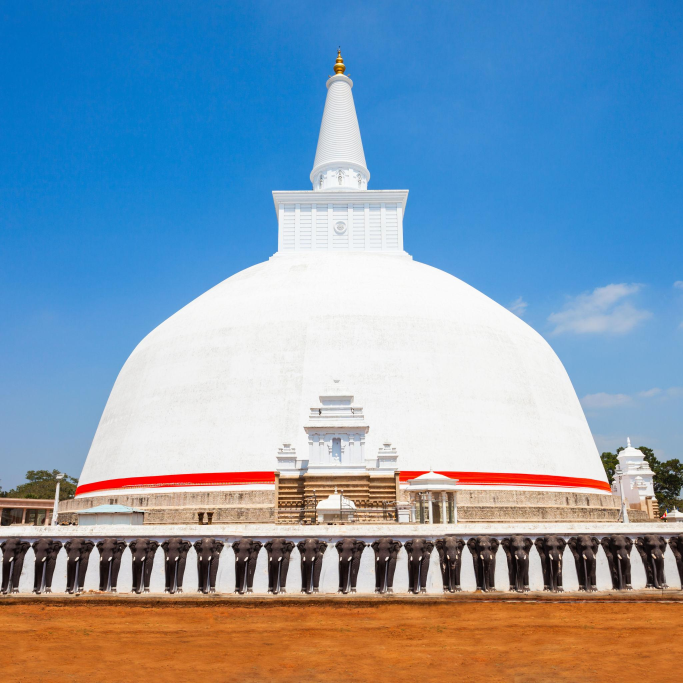
#> input picture assets/source/ruwanwelisaya.jpg, 2048 x 2048 px (shown at 1/3 size)
$ python build_textures.py
#> lines starting #> are read from the running program, lines starting #| are printed output that depends on the picture
#!/usr/bin/env python3
"""
build_textures.py
=================
Derives every texture map used by the 3D model from the single uploaded
photograph of the Ruwanwelisaya Maha Seya (assets/source/ruwanwelisaya.jpg).

Each material of the model gets a crop of the photograph that actually shows
that material, made tileable (mirror cross-fade of the opposite edges) and
resampled.  Nothing is downloaded: the photograph *is* the texture source.

    python3 tools/build_textures.py

Requires: numpy, pillow.  Writes to public/textures/ and a QA contact sheet.
"""

from __future__ import annotations

from pathlib import Path

import numpy as np
from PIL import Image

ROOT = Path(__file__).resolve().parents[1]
SRC = ROOT / "assets" / "source" / "ruwanwelisaya.jpg"
OUT = ROOT / "public" / "textures"
PREVIEW = ROOT / "assets" / "texture-preview.jpg"


# ----------------------------------------------------------------------------
# helpers
# ----------------------------------------------------------------------------


def load() -> Image.Image:
    return Image.open(SRC).convert("RGB")


def crop(im: Image.Image, box, size=None) -> Image.Image:
    out = im.crop(box)
    if size:
        out = out.resize(size, Image.LANCZOS)
    return out


def make_seamless(im: Image.Image, feather: int | None = None) -> Image.Image:
    """Cross-fade the image with its own mirrored copy along both axes so the
    result tiles without a visible seam while keeping the source statistics."""
    a = np.asarray(im, dtype=np.float32) / 255.0
    h, w = a.shape[:2]
    f = feather or max(8, min(h, w) // 8)

    def axis_blend(arr, f, axis):
        n = arr.shape[axis]
        f = min(f, n // 2)
        t = np.linspace(0.0, 1.0, f, dtype=np.float32)
        t = 0.5 - 0.5 * np.cos(np.pi * t)  # smooth ramp 0 -> 1
        flipped = np.flip(arr, axis=axis).copy()
        for i in range(f):
            near = [slice(None)] * arr.ndim
            far = [slice(None)] * arr.ndim
            near[axis] = i
            far[axis] = n - 1 - i
            wgt = t[i]
            arr[tuple(near)] = arr[tuple(near)] * wgt + flipped[tuple(near)] * (1 - wgt)
            arr[tuple(far)] = arr[tuple(far)] * wgt + flipped[tuple(far)] * (1 - wgt)
        return arr

    a = axis_blend(a, f, axis=1)
    a = axis_blend(a, f, axis=0)
    return Image.fromarray(np.clip(a * 255.0, 0, 255).astype(np.uint8))


def box_blur(a: np.ndarray, k: int) -> np.ndarray:
    """Fast square box blur (integral-image) on (h, w) or (h, w, c) arrays."""
    if k <= 0:
        return a
    if a.ndim == 3:
        return np.dstack([box_blur(a[:, :, c], k) for c in range(a.shape[2])])
    pad = np.pad(a.astype(np.float64), k, mode="edge")
    ii = pad.cumsum(axis=0).cumsum(axis=1)
    ii = np.pad(ii, ((1, 0), (1, 0)))
    win = 2 * k + 1
    total = ii[win:, win:] - ii[:-win, win:] - ii[win:, :-win] + ii[:-win, :-win]
    return (total / (win * win)).astype(np.float32)


def height_map(im: Image.Image, lo=0.0, hi=1.0, blur=1) -> Image.Image:
    a = np.asarray(im.convert("L"), dtype=np.float32) / 255.0
    a = box_blur(a, blur)
    a = np.clip((a - a.min()) / max(1e-6, a.max() - a.min()), 0, 1)
    return Image.fromarray((np.clip(lo + a * (hi - lo), 0, 1) * 255).astype(np.uint8))


def resize_tile(im: Image.Image, size) -> Image.Image:
    return im.resize(size, Image.LANCZOS)


def recolour(im: Image.Image, tint, strength=1.0) -> Image.Image:
    a = np.asarray(im, dtype=np.float32)
    mean = a.reshape(-1, 3).mean(axis=0)
    tint = np.array(tint, dtype=np.float32)
    return Image.fromarray(np.clip(a * (tint / np.maximum(mean, 1e-3)) ** strength, 0, 255).astype(np.uint8))


def flatten_tileable(im: Image.Image, base_rgb=(246, 246, 244), grain: float = 4.0,
                     contrast: float = 1.8) -> Image.Image:
    """Frequency-separated tileable surface.

    The source crop carries a slow lighting gradient (the curving dome falls off
    toward its shoulders).  A gradient cannot tile -- only the fine grain can.
    So: keep the high-frequency plaster detail, make *that* seamless, and lay it
    over a flat base colour.
    """
    a = np.asarray(im, dtype=np.float32) / 255.0
    k = max(5, im.width // 6)
    low = np.dstack([box_blur(a[:, :, c], k) for c in range(3)])
    high = (a - low) * grain                      # amplify the grain to 0..1 range
    hi_img = Image.fromarray(
        np.clip((0.5 + high) * 255.0, 0, 255).astype(np.uint8)
    )
    seamless = make_seamless(hi_img, feather=max(8, im.width // 10))
    hi = (np.asarray(seamless, dtype=np.float32) / 255.0 - 0.5) / grain
    base = np.array(base_rgb, dtype=np.float32) / 255.0
    out = base[None, None, :] * (1.0 + hi * contrast)
    return Image.fromarray(np.clip(out * 255.0, 0, 255).astype(np.uint8))


def replace_sky(im: Image.Image, fill=None) -> Image.Image:
    """Replace blue-sky pixels (used on the gold finial crop) with gold."""
    a = np.asarray(im, dtype=np.float32).copy()
    R, G, B = a[:, :, 0], a[:, :, 1], a[:, :, 2]
    sky = (B > R + 4) & (B > 90)
    good = ~sky
    fill = a[good].mean(axis=0) if fill is None else np.array(fill, dtype=np.float32)
    a[sky] = fill
    # soften the seam
    glow = box_blur(sky.astype(np.float32), 2)
    a = a * (1 - 0.55 * glow[..., None]) + fill * (0.55 * glow[..., None])
    return Image.fromarray(np.clip(a, 0, 255).astype(np.uint8))


def relief_rgba(im: Image.Image, bright=168.0) -> Image.Image:
    """Cut the white plaster wall out from behind the basalt elephant reliefs.

    The background is flood-filled inward from the image border, so bright
    *interior* details of the relief — the white tusks — stay opaque.
    """
    a = np.asarray(im.convert("RGB"), dtype=np.float32)
    lum = a[:, :, 0] * 0.299 + a[:, :, 1] * 0.587 + a[:, :, 2] * 0.114
    bright_mask = lum > bright
    h, w = bright_mask.shape
    bg = np.zeros_like(bright_mask)
    stack = [(0, x) for x in range(w)] + [(h - 1, x) for x in range(w)]
    stack += [(y, 0) for y in range(h)] + [(y, w - 1) for y in range(h)]
    while stack:
        y, x = stack.pop()
        if y < 0 or x < 0 or y >= h or x >= w:
            continue
        if bg[y, x] or not bright_mask[y, x]:
            continue
        bg[y, x] = True
        stack.extend(((y + 1, x), (y - 1, x), (y, x + 1), (y, x - 1)))
    alpha = np.where(bg, 0.0, 1.0)
    # feather the silhouette
    alpha = np.minimum(alpha, np.clip((bright + 6 - lum) / 24.0, 0, 1))
    alpha[bg] = 0.0
    alpha = box_blur(alpha, 1)
    return Image.fromarray(np.dstack([a, alpha * 255.0]).astype(np.uint8), mode="RGBA")


# ----------------------------------------------------------------------------
# crops from the 2048x2048 photograph
# ----------------------------------------------------------------------------

DOME_BOX = (620, 900, 1000, 1240)      # clean whitewashed dome, no stripe
ELEPHANT_BOX = (100, 1619, 190, 1786)  # one basalt elephant relief, head to plinth
STONE_BOX = (500, 1467, 644, 1513)     # one clean brick course of the weathered base
SAND_BOX = (200, 1820, 1200, 2000)     # ochre courtyard sand
RED_BOX = (330, 1424, 700, 1452)       # red kasaya cloth band
FRINGE_BOX = (300, 1448, 700, 1472)    # gold fringe along the band's lower edge
HARMIKA_BOX = (840, 620, 1202, 748)    # fluted face of the deva-kuti (harmika)
GOLD_BOX = (988, 186, 1056, 262)       # gilded finial
PEOPLE_BOX = (1060, 1478, 1180, 1522)  # robed devotees on the terrace
SPIRE_BOX = (960, 268, 1090, 560)      # ribbed conical spire


def main() -> None:
    OUT.mkdir(parents=True, exist_ok=True)
    src = load()
#> in load, returned value is the input picture: PIL image 2048x2048 RGB; mean R, G, B 130.2, 155.1, 177.2
    stats = {}

    # ---- 1. whitewashed dome ---------------------------------------------
    dome = flatten_tileable(crop(src, DOME_BOX, (1024, 1024)), grain=5.5, contrast=0.35)
#> in box_blur, `ii = pad.cumsum(axis=0).cumsum(axis=1)`:
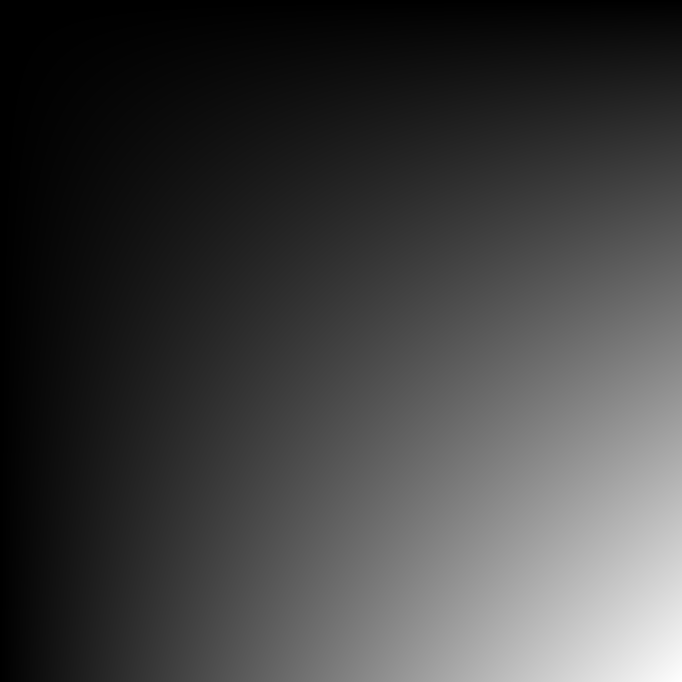
#> ii: shape (1364, 1364) float64 (shown at 1/2 size); min 0.969, max 1761045.3, mean 445670; drawn with min black and max white
#> in flatten_tileable, `high = (a - low) * grain`:
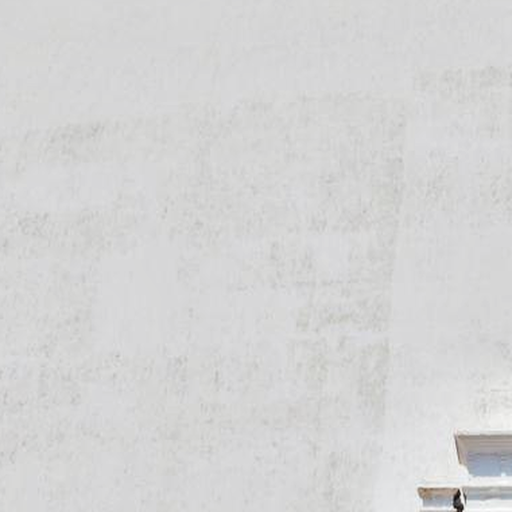
#> high: shape (1024, 1024, 3) float32 (shown at 1/2 size); mean R, G, B -0.00102, -0.00096, -0.000749; drawn with min black and max white
#> call 2 of axis_blend, with f = 102, axis = 0
#> after the loop in axis_blend (call 2), `for i in range(f):`:
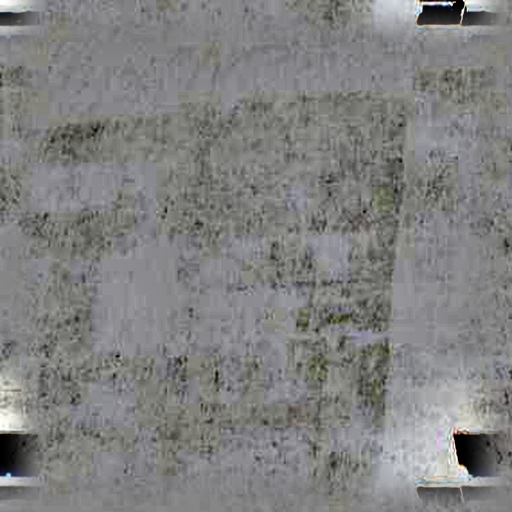
#> arr: shape (1024, 1024, 3) float32 (shown at 1/2 size); mean R, G, B 0.504, 0.505, 0.505
#> in flatten_tileable, `base = np.array(base_rgb, dtype=np.float32) / 255.0`: base = [0.965, 0.965, 0.957]
    dome.save(OUT / "dome_white.jpg", quality=92)
    h = height_map(dome, lo=0.45, hi=1.0, blur=2)
#> in height_map, `return Image.fromarray((np.clip(lo + a * (hi - lo), 0, 1) * 255).astyp..`:
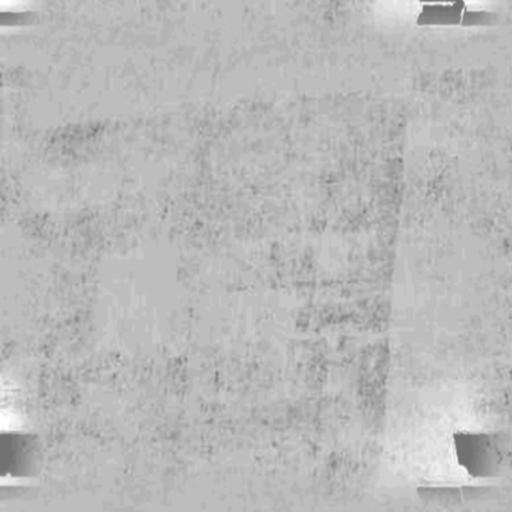
#> returned value: PIL image 1024x1024 L (shown at 1/2 size); min 114, max 255, mean 184.9
    h.save(OUT / "dome_white_bump.jpg", quality=86)
    stats["dome_white"] = dome.size

    # ---- 2. red kasaya band ---------------------------------------------
    # The cloth in the photograph is a flat, saturated vermilion; what little
    # detail it has is the weave.  So we take the measured colour and the
    # measured grain from the photo and lay a cloth weave over them.
    patch = crop(src, (560, 1431, 780, 1444))
    pa = np.asarray(patch, dtype=np.float32)
    mean = pa.reshape(-1, 3).mean(axis=0) / 255.0
#> mean = [0.984, 0.0282, 0.0114]
    noise = np.asarray(patch.convert("L"), dtype=np.float32) / 255.0
    noise = (noise - noise.mean()) * 0.06

    hgt, wid = 128, 1024
    yy, xx = np.mgrid[0:hgt, 0:wid].astype(np.float32)
    weave = 0.045 * np.sin(xx * (2 * np.pi / 4.0)) * np.sin(yy * (2 * np.pi / 5.0))
    # soft top/bottom shading where the cloth tucks around the dome
    shade = np.ones(hgt, dtype=np.float32)
    shade[:14] = np.linspace(0.80, 1.0, 14)
    shade[-10:] = np.linspace(1.0, 0.86, 10)
    shade = shade[:, None]

    rng = np.random.default_rng(7)
    grain = np.repeat(np.repeat(
        rng.normal(0, 0.018, (hgt // 8 + 1, wid // 8 + 1)), 8, axis=0), 8, axis=1)[:hgt, :wid]

    tex = mean[None, None, :] * (1.0 + weave[..., None] + shade[..., None] - 1.0
                                 + noise[:1, :1].mean()[None, None, None] * 0 + grain[..., None])
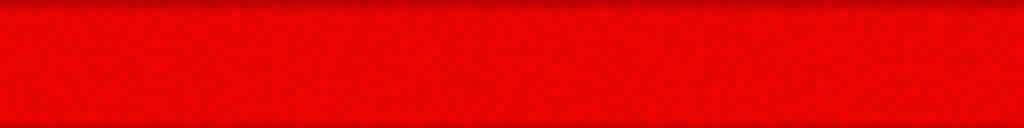
#> tex: shape (128, 1024, 3) float64; mean of channels 0, 1, 2 0.967, 0.0277, 0.0112; drawn with min black and max white
    # keep it a touch deeper than the photo's pure #FE0000 so it reads as cloth
    tex = tex * np.array([0.86, 0.75, 0.78], dtype=np.float32)
    red = Image.fromarray(np.clip(tex * 255.0, 0, 255).astype(np.uint8))
    red.save(OUT / "red_band.jpg", quality=95)
    stats["red_band"] = red.size

    # ---- 3. weathered masonry base ---------------------------------------
    course = make_seamless(crop(src, STONE_BOX, (1024, 128)), feather=40)
#> call 3 of axis_blend, with f = 40, axis = 1
#> after the loop in axis_blend (call 3), `for i in range(f):`:
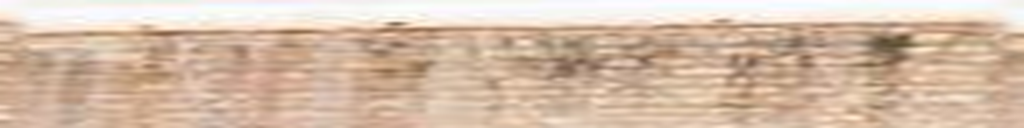
#> arr: shape (128, 1024, 3) float32; mean R, G, B 0.835, 0.738, 0.658
#> call 4 of axis_blend, with f = 40, axis = 0
#> in axis_blend (call 4), `flipped = np.flip(arr, axis=axis).copy()`:
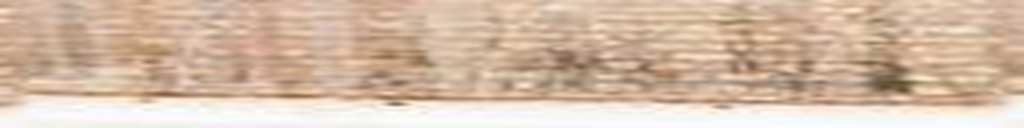
#> flipped: shape (128, 1024, 3) float32; mean R, G, B 0.835, 0.737, 0.657
    ca = np.asarray(course, dtype=np.float32)
    rows = []
    for i, shift in enumerate((0, 256, 512, 768)):
        shifted = np.roll(ca, shift, axis=1)
        # alternate courses sit slightly recessed, giving the mortar shadow lines
        rows.append(shifted * (1.0 if i % 2 == 0 else 0.93))
#> after the loop, rows = 4 items
    stone = Image.fromarray(np.clip(np.vstack(rows), 0, 255).astype(np.uint8))
    stone.save(OUT / "stone_weathered.jpg", quality=92)
    height_map(stone, lo=0.15, hi=1.0, blur=2).save(OUT / "stone_weathered_bump.jpg", quality=86)
    stats["stone"] = stone.size

    # ---- 4. elephant relief ----------------------------------------------
    el = crop(src, ELEPHANT_BOX, (512, 1024))
    el.save(OUT / "elephant_relief.jpg", quality=94)
    relief = relief_rgba(crop(src, ELEPHANT_BOX, (512, 1024)))
#> after the loop in relief_rgba, `while stack:`: stack = []
    # the basalt reliefs read darker and cooler than the hazy photograph suggests;
    # darken the colour only, leaving the matte untouched
    ra = np.asarray(relief, dtype=np.float32)
    rgb = ra[..., :3] * 0.62
    rgb = 255.0 * (rgb / 255.0) ** 1.1
    ra[..., :3] = rgb
    relief = Image.fromarray(np.clip(ra, 0, 255).astype(np.uint8), mode="RGBA")
    relief.save(OUT / "elephant_relief.png")
    # relief height field: body raised, background sunk
    alpha = np.asarray(relief)[:, :, 3].astype(np.float32) / 255.0
    hm = np.clip(box_blur(alpha, 3) * 1.15, 0, 1) ** 0.75
    Image.fromarray((hm * 255).astype(np.uint8)).save(OUT / "elephant_relief_height.jpg", quality=90)
    stats["elephant"] = el.size

    # ---- 5. courtyard sand -----------------------------------------------
    # frequency-separated like the whitewash: the courtyard is graded flat, and a
    # graded surface cannot tile — only the rake marks and speckle can.
    sand_src = crop(src, SAND_BOX, (1024, 1024))
    sand = flatten_tileable(sand_src, base_rgb=(198, 131, 74), grain=4.0, contrast=1.15)
    sand.save(OUT / "sand_courtyard.jpg", quality=88)
    height_map(sand, lo=0.3, hi=0.9, blur=3).save(OUT / "sand_courtyard_bump.jpg", quality=84)
    stats["sand"] = sand.size

    # ---- 6. harmika (deva-kuti) fluted face ------------------------------
    harmika = crop(src, HARMIKA_BOX, (512, 256))
    harmika.save(OUT / "harmika_face.jpg", quality=94)
    height_map(harmika, lo=0.25, hi=1.0, blur=1).save(OUT / "harmika_face_bump.jpg", quality=86)
    stats["harmika"] = harmika.size

    # ---- 7. ribbed conical spire ----------------------------------------
    # the ribbing is modelled in the geometry, so the map only needs the
    # whitewash grain — flattening the photo's directional shading avoids a
    # "screw thread" moire when it wraps the cone
    spire = flatten_tileable(crop(src, SPIRE_BOX, (256, 512)), base_rgb=(242, 243, 245),
                             grain=4.0, contrast=0.5)
    spire.save(OUT / "spire_ribbed.jpg", quality=92)
    stats["spire"] = spire.size

    # ---- 8. gilded finial -------------------------------------------------
    # The finial in the photograph is only ~40 px wide, so we do not resample it
    # literally: we measure its gold (mean rgb 181,131,44; deep 140,87,2;
    # highlight 251,216,145) and rebuild a clean gilded ramp in that exact hue.
    deep = np.array([146, 88, 6], dtype=np.float32)
    mid = np.array([198, 136, 22], dtype=np.float32)
    high = np.array([246, 200, 104], dtype=np.float32)
    hgt, wid = 256, 256
    yy = np.linspace(0, 1, hgt, dtype=np.float32)
    ramp = np.zeros((hgt, 3), dtype=np.float32)
    for c in range(3):
        ramp[:, c] = np.interp(yy, [0.0, 0.62, 1.0], [deep[c], mid[c], high[c]])
    # three turned rings on the bell, as the moulding shows in the photograph
    ring = 0.06 * np.sin(yy * np.pi * 2 * 3.0) * np.exp(-((yy - 0.42) ** 2) / 0.03)
    rng = np.random.default_rng(3)
    noise = np.repeat(np.repeat(rng.normal(0, 0.015, (hgt // 4 + 1, wid // 4 + 1)), 4, axis=0), 4, axis=1)[:hgt, :wid]
    tex = ramp[:, None, :] * (1.0 + noise[..., None]) * (1.0 + ring[:, None, None])
    Image.fromarray(np.clip(tex, 0, 255).astype(np.uint8)).save(OUT / "gold_finial.jpg", quality=95)
    stats["gold"] = (wid, hgt)

    # ---- 9. painted plaster for the terrace walls -----------------------
    # the terrace walls are the same whitewash as the dome — reuse that grain
    plaster = dome.resize((1024, 256), Image.LANCZOS)
    plaster.save(OUT / "plaster_white.jpg", quality=92)
    height_map(plaster, lo=0.4, hi=1.0, blur=2).save(OUT / "plaster_white_bump.jpg", quality=84)

    # ---- 10. sky gradient for the backdrop -----------------------------
    crop(src, (0, 0, 2048, 470), (1024, 256)).save(OUT / "sky_gradient.jpg", quality=88)

    # ---- QA contact sheet ------------------------------------------------
    picks = [
        "dome_white.jpg",
        "red_band.jpg",
        "stone_weathered.jpg",
        "elephant_relief.jpg",
        "sand_courtyard.jpg",
        "gold_finial.jpg",
        "harmika_face.jpg",
        "spire_ribbed.jpg",
        "plaster_white.jpg",
    ]
    sheet = Image.new("RGB", (900, 900), (26, 26, 30))
    for i, name in enumerate(picks):
        t = Image.open(OUT / name).convert("RGB")
        t.thumbnail((280, 280), Image.LANCZOS)
        x = (i % 3) * 300 + (300 - t.width) // 2
#> x = 10
        y = (i // 3) * 300 + (300 - t.height) // 2
#> y = 10
        sheet.paste(t, (x, y))
    sheet.save(PREVIEW, quality=88)

    for k, v in stats.items():
        print(f"{k:12s} {v}")
    print(f"\n{len(list(OUT.iterdir()))} files in {OUT.relative_to(ROOT)}")
    for p in sorted(OUT.iterdir()):
        print(f"  {p.name:32s} {p.stat().st_size/1024:8.1f} kB")


if __name__ == "__main__":
    main()
